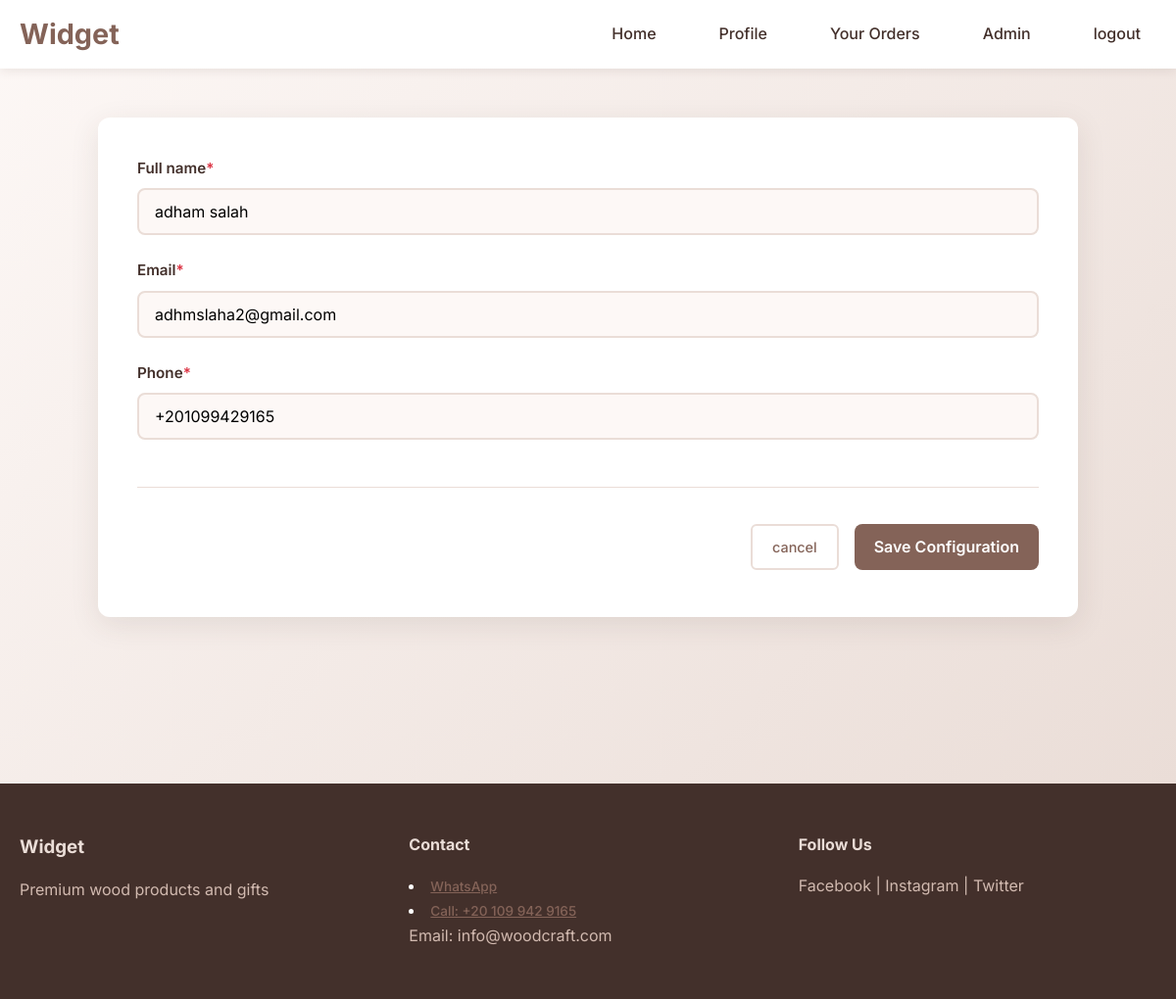
Screenshot of /edit-profile/ (signed in) with the database file from the repository.
### base/models.py (models this page shows, shortened)
class User(AbstractBaseUser, PermissionsMixin):
    full_name = models.CharField(max_length=100, blank=False)
    email = models.EmailField(unique=True)
    phone = PhoneNumberField(region='EG' ,blank=True, null=True)
    is_active = models.BooleanField(default=True)
    is_staff = models.BooleanField(default=False)
    date_joined = models.DateTimeField(auto_now_add=True)
    objects = UserManager()
    USERNAME_FIELD = 'email'
    REQUIRED_FIELDS = ['full_name']

### base/views.py (the view)
# urls.py: path('edit-profile/', views.edit_profile, name='edit_profile'),
@login_required(login_url='login')
def edit_profile(request):
    user =request.user
    if request.method == 'POST':
        form = EditProfileForm(request.POST, instance=user)
        if form.is_valid():
            form.save()
            messages.success(request, 'profile updated successfully!!')
            return redirect('profile')
    else:
        form = EditProfileForm(instance=user)
    context = {'form':form}
    return render(request, 'base/edit_profile.html', context)

### base/forms.py
class EditProfileForm(forms.ModelForm):
    class Meta:
        model = User
        fields = ['full_name', 'email', 'phone']

### base/templates/base/edit_profile.html (shortened to what this page needs)
{% extends 'main.html' %}
{% block content %}
<section class="product-config-section">
    <div class="container">
        <div class="config-container">
            <form method="post">
                {% for field in form %}
                    <div class="form-field">
                        <label class="form-label">{{field.label}}<span class="required">*</span></label>
                        {{field}}
                    </div>
                {% endfor %}
                <div class="form-actions">
                    <a href="{% url 'profile' %}" class="btn-secondary">cancel</a>
                    <button type="submit" class="btn-primary">Save Configuration</button>
                </div>
            </form>
        </div>
    </div>
</section>
{% endblock %}

### static/style/style.css (style rules this page uses)
* { margin: 0; padding: 0; box-sizing: border-box; }
body { font-family: 'Inter', sans-serif; line-height: 1.6; color: #43302b; background-color: #fdf8f6; }
.container { max-width: 1200px; margin: 0 auto; padding: 0 20px; }
.btn-primary { display: inline-block; background-color: #846358; color: white; padding: 12px 30px; text-decoration: none; border-radius: 8px; font-weight: 600; transition: all 0.3s ease; border: none; cursor: pointer; font-size: 1rem; }
.btn-secondary { background-color: white; color: #846358; padding: 10px 20px; border: 2px solid #eaddd7; border-radius: 6px; font-weight: 500; cursor: pointer; transition: all 0.3s ease; font-size: 0.9rem; }
.form-field { margin-bottom: 1.5rem; position: relative; }
.form-label { display: block; margin-bottom: 0.5rem; font-weight: 500; color: #374151; }
.form-field input, .form-field select, .form-field textarea { width: 100%; padding: 0.75rem 1rem; border: 1px solid #e5e7eb; border-radius: 6px; font-size: 1rem; transition: border-color 0.2s, box-shadow 0.2s; }
.form-actions { display: flex; gap: 1rem; margin-top: 2rem; padding-top: 1rem; border-top: 1px solid #eaddd7; }
.required { color: #dc3545; }
.product-config-section { padding: 120px 0 80px; background: linear-gradient(135deg, #fdf8f6 0%, #eaddd7 100%); min-height: 100vh; }
.config-container { max-width: 1000px; background: white; margin: 0 auto; padding: 2.5rem; border-radius: 12px; box-shadow: 0 8px 30px rgba(67, 48, 43, 0.1); }
.form-field { margin-bottom: 1.5rem; }
.form-label { display: block; margin-bottom: 0.5rem; font-weight: 600; color: #43302b; font-size: 0.95rem; }
.form-field input, .form-field select, .form-field textarea { width: 100%; padding: 12px 16px; border: 2px solid #eaddd7; border-radius: 8px; font-size: 1rem; transition: all 0.3s ease; background-color: #fdf8f6; font-family: inherit; }
.btn-primary { display: inline-block; background-color: #846358; color: white; padding: 10px 20px; margin-bottom: 0.5rem; margin-top: 0.3rem; text-decoration: none; border-radius: 8px; font-weight: 600; transition: all 0.3s ease; border: none; cursor: pointer; font-size: 1rem; font-family: inherit; }
.btn-secondary { background-color: white; color: #846358; padding: 10px 20px; margin-bottom: 0.5rem; margin-top: 0.3rem; border: 2px solid #eaddd7; border-radius: 6px; font-weight: 500; cursor: pointer; transition: all 0.3s ease; font-size: 0.9rem; text-decoration: none; display: inline-block; font-family: inherit; }
.form-actions { display: flex; justify-content: flex-end; gap: 1rem; margin-top: 3rem; padding-top: 2rem; border-top: 1px solid #eaddd7; }

### rows the page displays
User: form "adham salah" "adhmslaha2@gmail.com" "+201099429165"

### other values shown
{{ field.label }} "Full name" "Email" "Phone"
